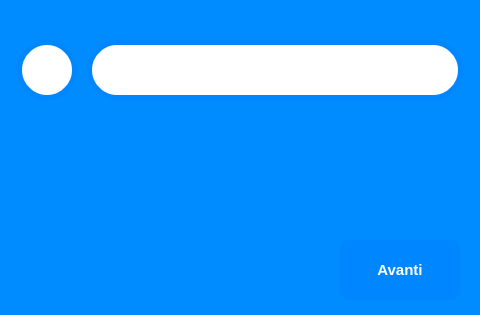
<?xml version="1.0" encoding="UTF-8"?>
<ui version="4.0">
 <class>Sel_ambiente_Window</class>
 <widget class="QWidget" name="Sel_ambiente_Window">
  <property name="geometry">
   <rect>
    <x>0</x>
    <y>0</y>
    <width>480</width>
    <height>315</height>
   </rect>
  </property>
  <property name="windowTitle">
   <string>Seleziona Ambiente</string>
  </property>
  <property name="styleSheet">
   <string notr="true">background-color: rgb(255, 255, 255);</string>
  </property>
  <widget class="QComboBox" name="comboBox">
   <property name="geometry">
    <rect>
     <x>87</x>
     <y>40</y>
     <width>376</width>
     <height>60</height>
    </rect>
   </property>
   <property name="sizePolicy">
    <sizepolicy hsizetype="Preferred" vsizetype="Fixed">
     <horstretch>0</horstretch>
     <verstretch>0</verstretch>
    </sizepolicy>
   </property>
   <property name="font">
    <font>
     <family>Segoe UI</family>
     <pointsize>17</pointsize>
    </font>
   </property>
   <property name="styleSheet">
    <string notr="true">QComboBox::down-arrow {


        image: url(:/arrows/res/down_arrow.png);
        width: 14px;
        height: 14px;

        }
        QComboBox::drop-down
        {
        border: 0px; /* This seems to replace the whole arrow of the combo box */

        }

QComboBox {
    color: black;
border-radius:30px;
border: 5px solid rgb(0, 134, 255);
	selection-color: rgb(0, 0, 0);
}
</string>
   </property>
   <property name="maxVisibleItems">
    <number>100</number>
   </property>
   <property name="insertPolicy">
    <enum>QComboBox::InsertAlphabetically</enum>
   </property>
  </widget>
  <widget class="QLabel" name="label_5">
   <property name="geometry">
    <rect>
     <x>0</x>
     <y>0</y>
     <width>480</width>
     <height>320</height>
    </rect>
   </property>
   <property name="styleSheet">
    <string notr="true">background-color: rgb(0, 140, 255);
image: url(:/sfondo_sel_ambiente/res/pagina_MICROONE_selezione_amb.png);</string>
   </property>
   <property name="text">
    <string/>
   </property>
  </widget>
  <widget class="QLabel" name="nome_label">
   <property name="geometry">
    <rect>
     <x>17</x>
     <y>40</y>
     <width>60</width>
     <height>60</height>
    </rect>
   </property>
   <property name="font">
    <font>
     <pointsize>10</pointsize>
     <weight>75</weight>
     <bold>true</bold>
    </font>
   </property>
   <property name="styleSheet">
    <string notr="true">color: rgb(0, 0, 0);
image: url(:/hand/res/Hand.png);
      border: 5px solid rgb(0, 134, 255);
border-radius:30px;
     </string>
   </property>
   <property name="text">
    <string/>
   </property>
  </widget>
  <widget class="QPushButton" name="cancel_btn_">
   <property name="geometry">
    <rect>
     <x>410</x>
     <y>0</y>
     <width>51</width>
     <height>31</height>
    </rect>
   </property>
   <property name="font">
    <font>
     <pointsize>10</pointsize>
     <weight>50</weight>
     <bold>false</bold>
    </font>
   </property>
   <property name="styleSheet">
    <string notr="true">background-color: rgb(0, 134, 255);
background-color: rgb(255, 255, 255);
                 color: rgb(255, 255, 255);
             
background-color: rgb(0, 134, 255);</string>
   </property>
   <property name="text">
    <string/>
   </property>
   <property name="icon">
    <iconset resource="img_resources.qrc">
     <normaloff>:/cancel/res/cancel.png</normaloff>:/cancel/res/cancel.png</iconset>
   </property>
   <property name="flat">
    <bool>true</bool>
   </property>
  </widget>
  <widget class="QPushButton" name="avanti_btn">
   <property name="geometry">
    <rect>
     <x>340</x>
     <y>240</y>
     <width>120</width>
     <height>60</height>
    </rect>
   </property>
   <property name="font">
    <font>
     <family>Segoe UI</family>
     <pointsize>11</pointsize>
     <weight>75</weight>
     <bold>true</bold>
    </font>
   </property>
   <property name="styleSheet">
    <string notr="true">background-color: rgb(0, 134, 255);

color: rgb(255, 255, 255);
border-radius:10px;</string>
   </property>
   <property name="text">
    <string>Avanti</string>
   </property>
  </widget>
  <zorder>label_5</zorder>
  <zorder>comboBox</zorder>
  <zorder>nome_label</zorder>
  <zorder>cancel_btn_</zorder>
  <zorder>avanti_btn</zorder>
 </widget>
 <resources>
  <include location="img_resources.qrc"/>
 </resources>
 <connections>
  <connection>
   <sender>cancel_btn_</sender>
   <signal>clicked()</signal>
   <receiver>Sel_ambiente_Window</receiver>
   <slot>close()</slot>
   <hints>
    <hint type="sourcelabel">
     <x>65</x>
     <y>285</y>
    </hint>
    <hint type="destinationlabel">
     <x>239</x>
     <y>159</y>
    </hint>
   </hints>
  </connection>
 </connections>
</ui>
